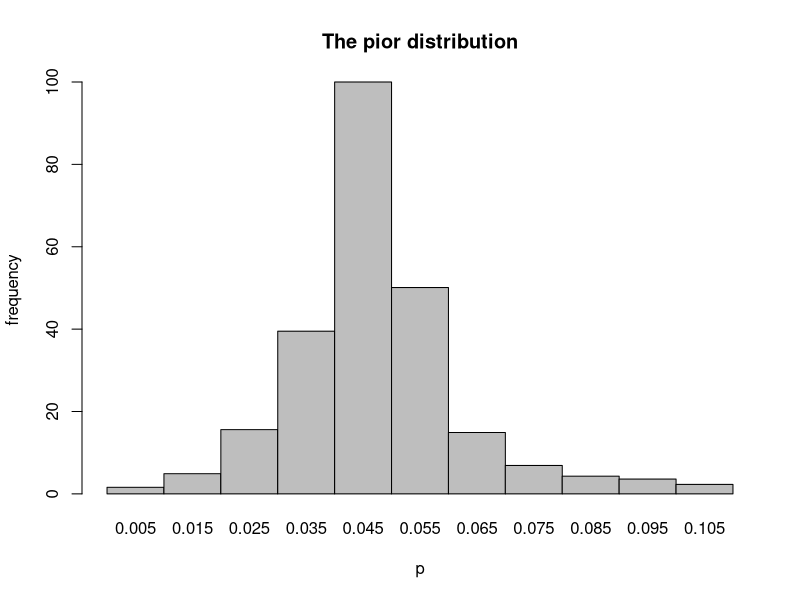

Here is the R script that generated this plot: (Note: this script raises an error after producing the figure.)
# The histogram for the prior
mids=seq(.005,.105,.01)
freq = c(1.6,4.9,15.6,39.5,100,50.1,14.9,6.9,4.3,3.6,2.3)
barplot(freq,space=0,names.arg=as.character(mids),xlab='p',
        ylab='frequency',main = 'The pior distribution')
# Sampling from the prior distribution histogram
set.seed(112)
m = 5000 # Number of samples taken from the prior
prob = freq/sum(freq);  # compute probabilities corresponding to intervals
p_prior = sample(mids,m,replace=TRUE,prob=prob)
p_prior = p_prior +runif(m,-.005,.005)

# Computing weights
w = (p_prior^4*(1-p_prior)^40)
w = w/sum(w)

# Pick values from the posterior
p_post = sample(p_prior,size=m,replace=TRUE,prob=w)

#--- Going to export the p_prior and p_post to be able 
#to see the graph on Rguroo
Compare <- data.frame(prior = p_prior, posterior = p_post)
write.csv(Compare, file = "/Users/Mori/Desktop/Compare.csv")


# Inference from the posterior
# Compute The probability of 0 to 7 home runs, when N=40
# at bat. - We use p_post and the fact that Y|P is binomial
py = numeric(8)
for( y in 1:7){
  py[y]  = mean(dbinom(y,size = 40, p_post))
}
barplot(py)
